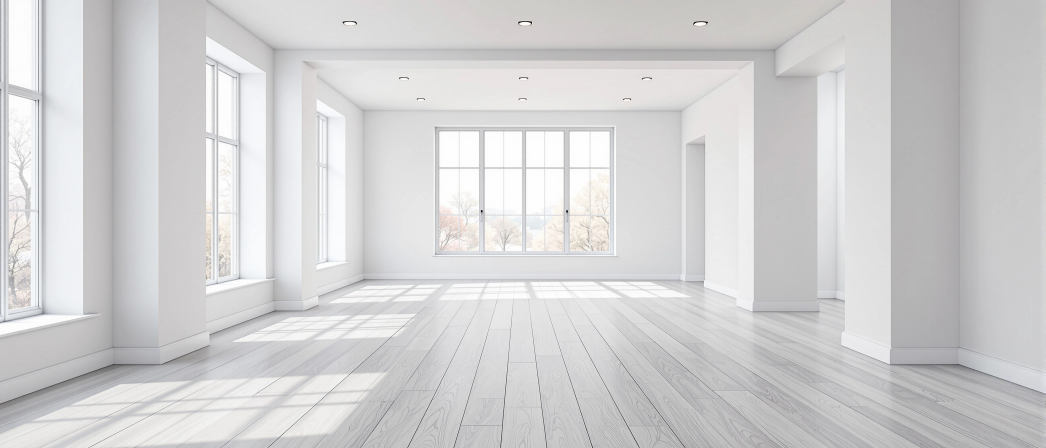
#> input picture tools/hero-photo/source/room-b-flux.webp, 3136 x 1344 px, found by its file name (shown at 1/3 size)
$ python make-hero-photo.py tools/hero-photo/source/room-b-flux.webp
#> lines starting #> are read from the running program, lines starting #| are printed output that depends on the picture; after the words box and inside, x2 and y2 are one past the last pixel; in counts of white or black regions, pixels touching at a corner belong together
# Prepares the hero background photo (public/img/hero-room-*.webp) from the generated source.
# Source: Replicate black-forest-labs/flux-1.1-pro-ultra, 2026-10-14, seed 1679, 21:9 (AI-generated
# room, no people, no brand). Steps: remove the recessed ceiling lights, mirror the left half about the
# room's own center line so the room is exactly symmetric, then export desktop + phone sizes.
# Run: python tools/hero-photo/make-hero-photo.py tools/hero-photo/source/room-b-flux.webp
import os, sys
import cv2
import numpy as np

src = sys.argv[1]
out_dir = os.path.join(os.path.dirname(__file__), '..', '..', 'public', 'img')
im = cv2.imread(src, cv2.IMREAD_COLOR)
#> im is the input picture: shape (1344, 3136, 3); mean B, G, R 209.4, 208.8, 209.3
H, W = im.shape[:2]
#> H = 1344; W = 3136

# 1) Ceiling lights: small dark blobs in the bright top band -> inpaint from the surrounding ceiling.
gray = cv2.cvtColor(im, cv2.COLOR_BGR2GRAY)
top = int(H * 0.30)
#> top = 403
mask = np.zeros((H, W), np.uint8)
dark = (gray[:top] < 200).astype(np.uint8)
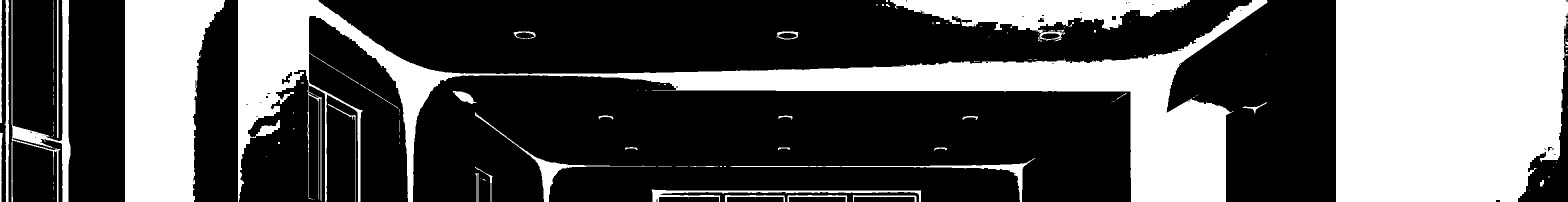
#> dark: shape (403, 3136) (shown at 1/2 size); values 0 (black) and 1 (white), 34.5% white; 141 white regions (99 under 20 px), largest, box (x1, y1, x2, y2) and area: (2672, 0, 3136, 403) 176771, (476, 0, 2535, 403) 149254, (250, 0, 450, 403) 59808
n, labels, stats, _ = cv2.connectedComponentsWithStats(dark, connectivity=8)
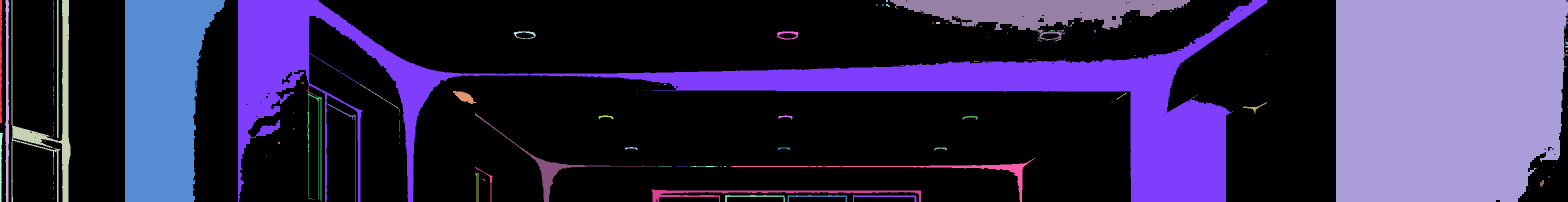
#> labels: shape (403, 3136) int32 (shown at 1/2 size); 142 distinct labels, from 0 to 141; one colour per label, 0 black
#> n = 142; stats = 142 rows, first 6: [0, 0, 3136, 403, 827935], [0, 0, 4, 246, 861], [8, 0, 10, 403, 2194], [23, 0, 118, 403, 8258], [106, 0, 1, 1, 1], [114, 0, 3, 276, 826]
for i in range(1, n):
    x, y, w, h, area = stats[i]
    if area < 4000 and w < 140 and h < 60:   # light fixtures, not beam edges
        mask[y:y + h, x:x + w][labels[y:y + h, x:x + w] == i] = 255
#> this loop made 141 passes
#> (x, y, w, h, area) on passes 1, 2, 3, 5, 6, 7, 9, 10, 15, 17, 21, 25: (0, 0, 4, 246, 861), (8, 0, 10, 403, 2194), (23, 0, 118, 403, 8258), (114, 0, 3, 276, 826), (250, 0, 200, 403, 59808), (476, 0, 2059, 403, 149254), (1780, 0, 600, 83, 22729), (2672, 0, 464, 403, 176771), (1772, 8, 8, 6, 30), (106, 18, 1, 21, 21), (106, 40, 1, 80, 80), (1872, 44, 8, 4, 32)
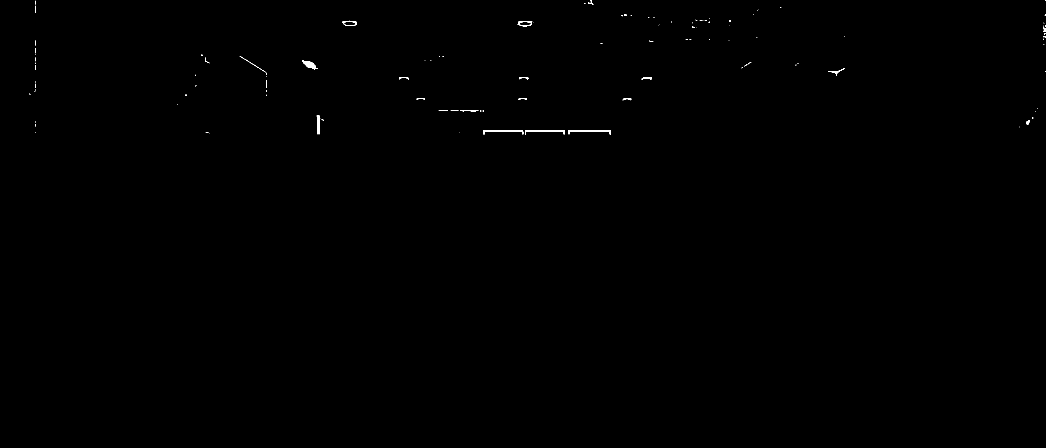
#> mask: shape (1344, 3136) (shown at 1/3 size); 0.1% white; 125 white regions (99 under 20 px), largest, box (x1, y1, x2, y2) and area: (906, 182, 954, 208) 574, (1450, 390, 1570, 403) 444, (1575, 390, 1695, 403) 437
mask = cv2.dilate(mask, np.ones((9, 9), np.uint8), iterations=2)
#> mask: shape (1344, 3136); 1.3% white; 52 white regions, largest, box (x1, y1, x2, y2) and area: (1442, 382, 1841, 411) 8716, (711, 160, 808, 296) 3656, (1308, 324, 1460, 342) 2660
im = cv2.inpaint(im, mask, 9, cv2.INPAINT_TELEA)

# 2) Exact symmetry: find the room's own vertical axis, mirror the left half onto the right.
band = gray[int(H * 0.10):int(H * 0.60)].astype(np.float32)
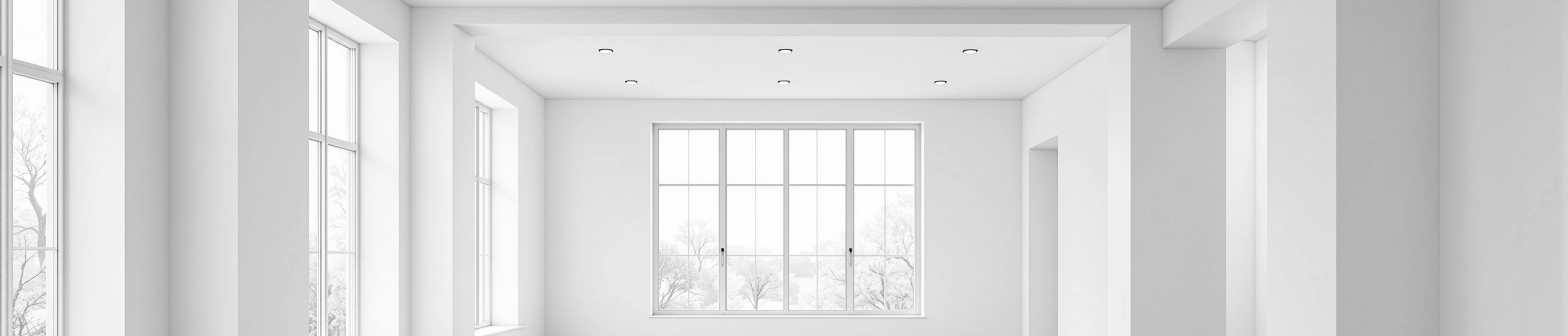
#> band: shape (672, 3136) float32 (shown at 1/2 size); min 0, max 255, mean 214.7
best = None
for c in range(W // 2 - 60, W // 2 + 61, 2):
    w = min(c, W - c, 900) - 10
    d = float(np.mean(np.abs(band[:, c - w:c] - band[:, c:c + w][:, ::-1])))
    if best is None or d < best[1]:
        best = (c, d)
#> this loop made 61 passes
#> (d, best) on passes 1, 18, 19, 20, 21, 22, 23, 24, 25, 26, 27, 29: (17.5, (1508, 17.5)), (17.28, (1542, 17.28)), (17.16, (1544, 17.16)), (17.1, (1546, 17.1)), (16.92, (1548, 16.92)), (16.84, (1550, 16.84)), (16.66, (1552, 16.66)), (16.53, (1554, 16.53)), (16.43, (1556, 16.43)), (16.34, (1558, 16.34)), (16.25, (1560, 16.25)), (16.2, (1564, 16.2))
#> d on passes 2 to 7: 17.66, 17.99, 18.36, 18.66, 18.75, 18.72
c = best[0]
#> c = 1572
left = im[:, :c]
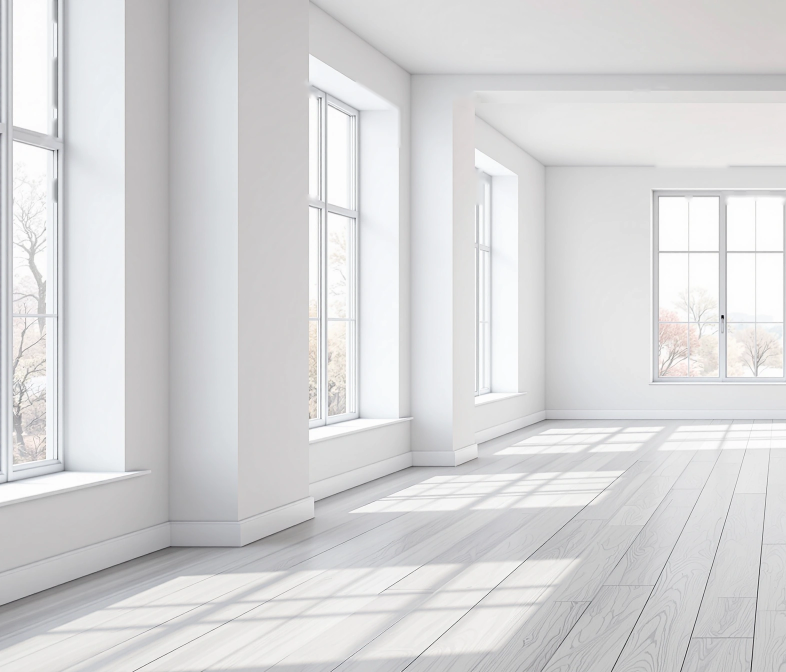
#> left: shape (1344, 1572, 3) (shown at 1/2 size); mean B, G, R 215.8, 214.9, 215
sym = np.concatenate([left, left[:, ::-1]], axis=1)
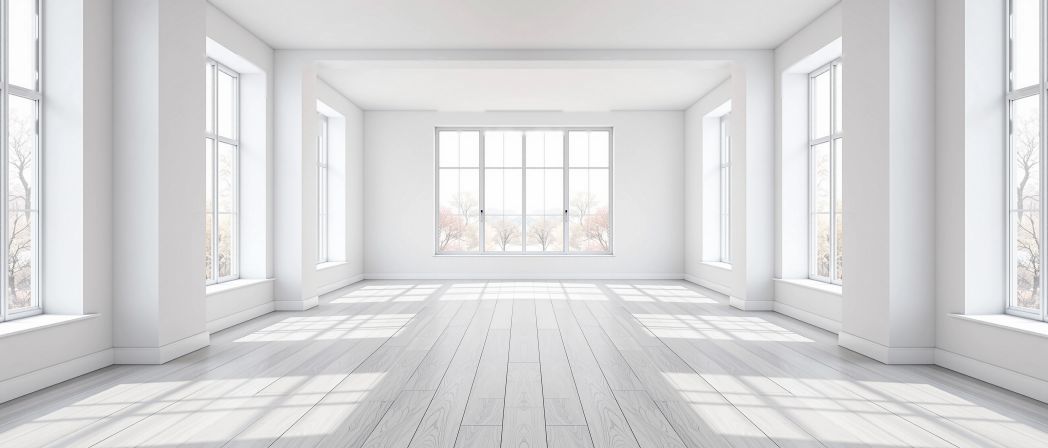
#> sym: shape (1344, 3144, 3) (shown at 1/3 size); mean B, G, R 215.8, 214.9, 215
print('axis', c, 'size', sym.shape[1], 'x', sym.shape[0])
#| axis 1572 size 3144 x 1344

def save(img, name, width, quality):
#> called with name = 'hero-room-3144.webp', width = 3144, quality = 74
    h = round(img.shape[0] * width / img.shape[1])
#> h = 1344
    r = cv2.resize(img, (width, h), interpolation=cv2.INTER_AREA)
    path = os.path.join(out_dir, name)
    cv2.imwrite(path, r, [cv2.IMWRITE_WEBP_QUALITY, quality])
    print(os.path.abspath(path), os.path.getsize(path))

save(sym, 'hero-room-3144.webp', sym.shape[1], 74)
save(sym, 'hero-room-2400.webp', 2400, 74)
# Phone: a centered crop (about 0.63 wide:tall) at 2x for a 390px-wide screen.
cw = int(sym.shape[0] * 0.63)
#> cw = 846
x0 = (sym.shape[1] - cw) // 2
#> x0 = 1149
save(sym[:, x0:x0 + cw], 'hero-room-m.webp', 720, 58)   # washed at ~65%, so a light encode is invisible
#> call 3 of save, with name = 'hero-room-m.webp', width = 720, quality = 58
#> in save (call 3), `r = cv2.resize(img, (width, h), interpolation=cv2.INTER_AREA)`:
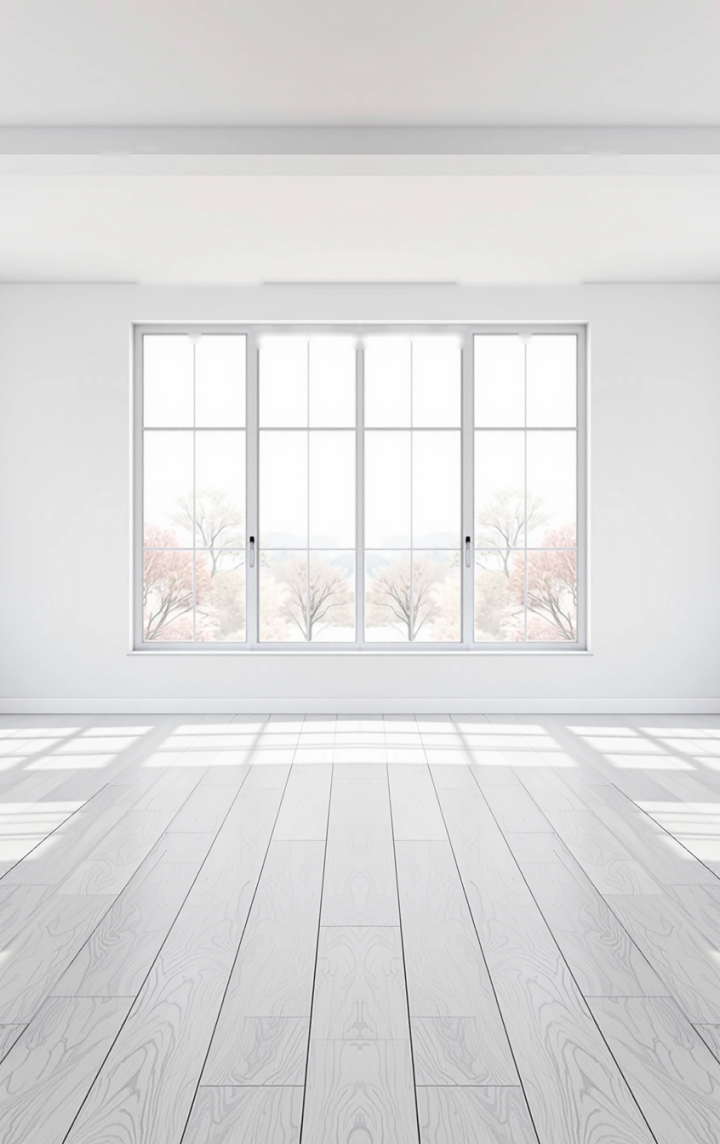
#> r: shape (1144, 720, 3); mean of channels 0, 1, 2 219.7, 219.6, 220.1; drawn as B, G, R
